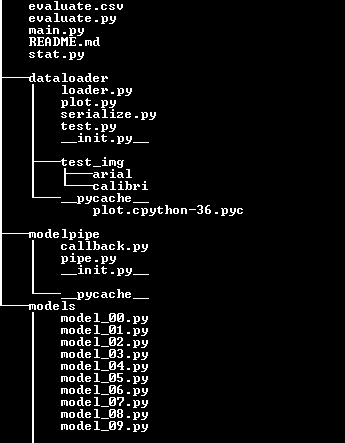
#> input picture NeuralNet/Alex/Structure.png, 345 x 443 px
$ python -i extractGlyphes.py   (imports and definitions only)   (older library calls are emulated)
#> lines starting #> are read from the running program, lines starting #| are printed output that depends on the picture; after the words box and inside, x2 and y2 are one past the last pixel; in counts of white or black regions, pixels touching at a corner belong together
import cv2
#import os.path
#import os

import numpy as np

import math

def extract_glyphs(image):
    # Save copy of original image
    originalImage = np.copy(image)
    # To graryscale and binarisize
    imgray = cv2.cvtColor(image,cv2.COLOR_BGR2GRAY)
    # Contour dtection works better with white letters on black background -> inverted
    #ret,binary = cv2.threshold(imgray,127,255,cv2.THRESH_BINARY_INV)
    binary = cv2.adaptiveThreshold(imgray, 255, cv2.ADAPTIVE_THRESH_MEAN_C, cv2.THRESH_BINARY_INV, 9, 1)

    # Determine typographical ground and middle line
    p_line, ground_line, middle_line, t_line = get_typographical_lines(binary)
    ''' DEBUG Typo lines
    img = np.copy(originalImage)
    cv2.line(img, (0,ground_line), (1000, ground_line), (255,0,0))
    cv2.line(img, (0,middle_line), (1000, middle_line), (0,255,0))
    cv2.line(img, (0,p_line), (1000, p_line), (0,0,255))
    cv2.line(img, (0,t_line), (1000, t_line), (255,0,255))
    cv2.imshow('test', img)
    cv2.waitKey(0)
    '''

    # Find contours
    im2, contours, hierarchy = cv2.findContours(binary, cv2.RETR_CCOMP, cv2.CHAIN_APPROX_SIMPLE)
    # filter out inner contours e.g. the inner circle of a o
    filt_contours = []
    for idx, contour in enumerate(contours):
        if hierarchy[0][idx][3] == -1:
            filt_contours.append(contours[idx])

    # combine the found contours to glyph contours if possible
    contours_glyphs = combine_contours_to_glyph_contours(filt_contours, ground_line, middle_line, t_line)

    ''' DEBUG
    for cont_list in contours_glyphs:
        img = np.copy(originalImage)
        for cont in cont_list:
            rect = cv2.boundingRect(cont)
            cv2.rectangle(img, (rect[0],rect[1]), (rect[0]+rect[2], rect[1]+rect[3]), (255,0,0))
        cv2.imshow('test', img)
        cv2.waitKey(0)
    '''

    ''' DEBUG
    debug_image = np.copy(originalImage)
    for cont_list in contours_glyphs:
        cont = np.vstack(cont_list)
        unified = cv2.convexHull(cont)
        rect = cv2.boundingRect(unified)
        cv2.drawContours(debug_image, cont_list, -1,(0,255,0), -1)
        cv2.rectangle(debug_image, (rect[0], rect[1]), (rect[0]+rect[2], rect[1]+rect[3]), (0,0,255))
    cv2.imshow('Debug', debug_image)
    cv2.waitKey(0)
    return
    '''

    # Padding around the cropping area which is the filtered by a mask
    crop_area_padding = 6

    glyphs = []
    glyph_centers = []
    gray = np.copy(originalImage)
    for cont_list in contours_glyphs:
        # Determine region of interest (ROI)
        cont = np.vstack(cont_list)
        unified = cv2.convexHull(cont)
        center = np.array(get_center_of_contour(unified))
        rect = cv2.boundingRect(unified)

        # Detemine size of crop of ROI
        crop_size = [rect[2]+crop_area_padding, rect[3]+crop_area_padding]

        # Determine start and endpoint for cropping
        # Check if the cropping area is outside of the image
        while True:
            offset = np.array([round(crop_size[0]/2), round(crop_size[1]/2)])
            crop_area_start = center - offset
            crop_area_end = crop_area_start + crop_size

            # if the cropping are is outside of the image
            # -> shrink the cropping area till it fits
            if crop_area_start[0] < 0 or crop_area_start[1] < 0 or crop_area_end[1] >= gray.shape[0] or crop_area_end[0] >= gray.shape[1]:
            #if crop_area_start[0] < 0 or crop_area_start[1] < 0 or  gray.shape[0] <= crop_area_end[1] or gray.shape[1] <= crop_area_end[0]:
                crop_size = [crop_size[0]-2, crop_size[1]-2]
            else:
                break

        # Create mask form the contour
        if crop_size[0] < 0 or crop_size[1] < 0:
            continue
        mask = np.zeros((crop_size[1], crop_size[0], 1), np.uint8)
        mask[:,:] = 0

        if mask.shape[0] == 0 or mask.shape[1] == 0:
            continue

        contour_list = [(cont - center + offset) for cont in cont_list]
        cv2.drawContours(mask, contour_list, -1,255 , -1)
        kernel = np.ones((3,3),np.uint8)
        # Make the mask bigger, so the whole glyph is later cropped
        mask = cv2.dilate(mask, kernel, iterations = 1)
        mask = np.array(mask, np.bool)

        # Create blank image for the glyph
        glyph = np.zeros((crop_size[1], crop_size[0]), np.uint8)
        glyph[:,:] = (255)

        # Crop out the glyph from the grayscale image, apply the mask and copy it to the new create image
        crop = imgray[ crop_area_start[1]:crop_area_end[1], crop_area_start[0]:crop_area_end[0] ]
        np.copyto(glyph, crop, where=mask)

        ''' DEBUG
        debug_image = np.copy(originalImage)
        cv2.rectangle(debug_image, (rect[0],rect[1]),(rect[0]+rect[2], rect[1]+rect[3]), (255,0,0))
        cv2.imshow('Debug',debug_image)
        cv2.imshow('glyph',glyph)
        cv2.waitKey(0)
        '''
        glyphs.append(glyph)

    return glyphs

def get_center_of_contour(contour):
    rect = cv2.boundingRect(contour)
    cx = round(rect[0] + rect[2]/2)
    cy = round(rect[1] + rect[3]/2)
    return cx, cy

# returns typographical lines
# it's about this
# https://de.wikipedia.org/wiki/Typografie#/media/File:Typografische_Begriffe.svg
def get_typographical_lines(binary_image):
    line_pixels = []
    for line in binary_image:
        line_pixels.append(sum(line))

    diffs = []
    for i in range(0, len(line_pixels)-1):
        diffs.append( line_pixels[i+1] - line_pixels[i] )
    # append 0 for last val
    diffs.append(0)

    max_val = max(diffs)
    # find smallest val bigger 0
    min_val = min(i for i in diffs if i > 0)
    threshold = (max_val - min_val) / 2 + min_val
    threshold_old = threshold
    threshold *= 1.5
    upper_found = False

    t_line, middle_line, ground_line, p_line = None, None, None, None

    # Determine T_Line
    for idx, val in enumerate(line_pixels):
        diff = diffs[idx]

        if t_line == None:
            if val > 0:
                t_line = idx

    # Determien P_Line
    for i in range(len(line_pixels)-1, 0, -1):
        if line_pixels[i] > 0:
            p_line = i + 1
            break

    # Determine the middel of the glyph
    middle = math.floor(t_line + (p_line - t_line) / 2)

    # Determine Ground_line by comparing the diff between two lines with a threshold
    for i in range(p_line-1, middle, -1):
        if diffs[i] <= -threshold_old:
            ground_line = i
            break

    # Determine the middle_line by finding the line wiht the most 'on' pixels
    # between the T_Line and the middle of the glyphs.
    middle_line = np.where(line_pixels[t_line:middle] == np.max(line_pixels[t_line:middle]))[0][0]
    middle_line = middle_line + t_line - 1

    # Validate the found middle_line and ground_line
    # If they dont seem valid we use the T_Line and P_Line inestead
    # e.g. if the text only contains lowercase characters which dont cross the middle_line
    if middle_line == None or middle_line > middle:
        middle_line = t_line
    if ground_line == None:
        ground_line = p_line

    return p_line, ground_line, middle_line, t_line

def combine_contours_to_glyph_contours(filt_contours, ground_line, middle_line, t_line):
    # try to compute the area threshold from the typographical lines
    contour_area_threshold = (ground_line - middle_line) / 6
    contour_area_threshold *= contour_area_threshold

    # try to calculate a threshold for the max distance between two contours whuch shall be combined
    # from the typo lines
    distance_threshold = ground_line - middle_line + middle_line - t_line
    #distance_threshold *= 2
    # seperate contours which are above or below the middle line
    contours_above = []
    contours_below = []
    for contour in filt_contours:
        center = ( get_center_of_contour(contour) )
        area = cv2.contourArea(contour)
        #x,y,w,h = cv2.boundingRect(contour)
        #area = w * h

        # if ABOVE middle_line
        if center[1] < middle_line:
            contours_above.append(contour)
        else:
            # if there a small contours below the middle line we skip them, they are
            # propabliy not that important
            if area < contour_area_threshold:
                continue
            # copy contours which are below the middle line into a list
            # so we can append the corresponding elemnts from above the middle_line
            # to these
            contours_below.append([contour])

    # we try to assign each contour above the middle line to a contour below the
    # middle line by comparing the distance between the center of both (and a threshold)
    for cont in contours_above:
        min_distance = 999.9
        best_index = -1

        center = ( get_center_of_contour(cont) )

        for i in range(0, len(contours_below)):
            center_below = ( get_center_of_contour(contours_below[i][0]) )
            # it works better when the x distance is more important than the y distnace
            cur_distance_x = (center_below[0]-center[0])**2
            cur_distance_x *= 2
            cur_distance_y = (center_below[0]-center[0])**2
            cur_distance = math.sqrt(cur_distance_x+cur_distance_y)

            if cur_distance < distance_threshold and cur_distance < min_distance:
                min_distance = cur_distance
                best_index = i

        # assign the above contour to the below contour wiht the smallest distance
        if best_index != -1:
            contours_below[best_index].append(cont)

    return contours_below

>>> import cv2
>>> picture = cv2.imread('../NeuralNet/Alex/Structure.png')
#> picture is the input picture: shape (443, 345, 3); values 0 (black) and 192 (white), 5.9% white in thin lines or dots, all inside (x1, y1, x2, y2) = (0, 0, 243, 443)
>>> result = extract_glyphs(picture)
#> in extract_glyphs, `binary = cv2.adaptiveThreshold(imgray, 255, cv2.ADAPTIVE_THRESH_MEAN_C..`:
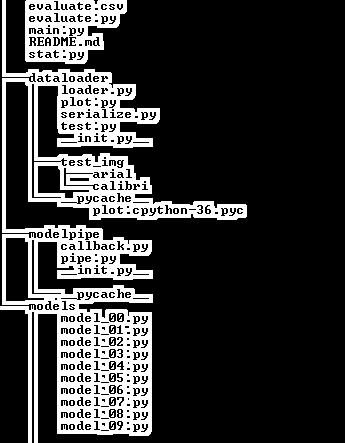
#> binary: shape (443, 345); 21.4% white; 76 white regions (74 under 20 px)
#> after the loop in get_typographical_lines, `for line in binary_image:`: line_pixels = 443 values, max 47685 at index 204, min 1020 at index 64, mean 18803.2
#> after the loop in get_typographical_lines, `for i in range(0, len(line_pixels)-1):`: diffs = 442 values, max 14790 at index 213, min -25500 at index 217, mean -53.65
#> in get_typographical_lines, `max_val = max(diffs)`: max_val = 14790
#> in get_typographical_lines, `min_val = min(i for i in diffs if i > 0)`: min_val = 255
#> in get_typographical_lines, `threshold = (max_val - min_val) / 2 + min_val`: threshold = 7522.5
#> in get_typographical_lines, `threshold *= 1.5`: threshold = 11283.8
#> the loop in get_typographical_lines, `for idx, val in enumerate(line_pixels):` made 443 passes
#> (val, diff, t_line) on pass 1: (25755, -255, 0)
#> (val, diff) on passes 2 to 7: (25500, 255), (25755, -255), (25500, -9690), (15810, 2040), (17850, -1530), (16320, 2550)
#> after the loop in get_typographical_lines, `for idx, val in enumerate(line_pixels):`: t_line = 0
#> the loop in get_typographical_lines, `for i in range(len(line_pixels)-1, 0, -1):` made 1 pass
#> (i, p_line) on pass 1: (442, 443)
#> in get_typographical_lines, `middle = math.floor(t_line + (p_line - t_line) / 2)`: middle = 221
#> in get_typographical_lines, `middle_line = np.where(line_pixels[t_line:middle] == np.max(line_pixel..`: middle_line = 204
#> in get_typographical_lines, `middle_line = middle_line + t_line - 1`: middle_line = 203
#> in extract_glyphs, `p_line, ground_line, middle_line, t_line = get_typographical_lines(bin..`: p_line = 443; ground_line = 433; middle_line = 203; t_line = 0
#> in extract_glyphs, `im2, contours, hierarchy = cv2.findContours(binary, cv2.RETR_CCOMP, cv..`: contours = 443 contours, 174 with area under 20; largest, box (x1, y1, x2, y2) and area: (0, 0, 247, 443) 35883, (25, 0, 127, 64) 4972, (5, 237, 45, 302) 1502, (37, 165, 90, 199) 778, (31, 83, 62, 199) 450
#> the loop in extract_glyphs, `for idx, contour in enumerate(contours):` made 443 passes
#> contour on passes 1 to 3: [[113, 425], [113, 426], [111, 428], [113, 428]], [[87, 425], [88, 425]], [[71, 425], [71, 428], [72, 428], [72, 425]]
#> after the loop in extract_glyphs, `for idx, contour in enumerate(contours):`: filt_contours = 76 contours, 74 with area under 20; largest, box (x1, y1, x2, y2) and area: (0, 0, 247, 443) 35883, (25, 0, 127, 64) 4972
#> in combine_contours_to_glyph_contours, `contour_area_threshold = (ground_line - middle_line) / 6`: contour_area_threshold = 38.33
#> in combine_contours_to_glyph_contours, `contour_area_threshold *= contour_area_threshold`: contour_area_threshold = 1469.4
#> in combine_contours_to_glyph_contours, `distance_threshold = ground_line - middle_line + middle_line - t_line`: distance_threshold = 433
#> the loop in combine_contours_to_glyph_contours, `for contour in filt_contours:` made 76 passes
#> area on passes 75 to 76: 4972, 35883
#> after the loop in combine_contours_to_glyph_contours, `for contour in filt_contours:`: contours_above = 18 contours, 17 with area under 20; largest, box (x1, y1, x2, y2) and area: (25, 0, 127, 64) 4972; contours_below = 1 item
#> the loop in combine_contours_to_glyph_contours, `for cont in contours_above:` made 18 passes
#> (cont, center) on passes 1 to 12: ([[127, 197], [128, 197]], (128, 198)), ([[71, 161], [72, 161]], (72, 162)), ([[71, 125], [72, 125]], (72, 126)), ([[127, 113], [128, 113]], (128, 114)), ([[71, 113], [72, 113]], (72, 114)), ([[79, 101], [79, 104], [80, 104], [80, 101]], (80, 103)), ([[95, 89], [96, 89]], (96, 90)), ([[71, 89], [71, 92], [72, 92], [72, 89]], (72, 91)), ([[95, 77], [96, 77]], (96, 78)), ([[71, 77], [71, 80], [72, 80], [72, 77]], (72, 79)), ([[47, 39], [47, 41], [48, 41], [48, 39]], (48, 40)), ([[56, 38], [56, 44], [57, 43], [57, 39]], (57, 42))
#> cont on pass 13: [[32, 38], [32, 40], [33, 40], [33, 38]]
#> the loop in extract_glyphs, `for cont_list in contours_glyphs:` made 1 pass
#> (rect, cx in get_center_of_contour, cy in get_center_of_contour, kernel) on pass 1: ((0, 0, 247, 443), 124, 222, [[1, 1, 1], [1, 1, 1], [1, 1, 1]])
#> pass 1, in extract_glyphs, `mask = cv2.dilate(mask, kernel, iterations = 1)`:
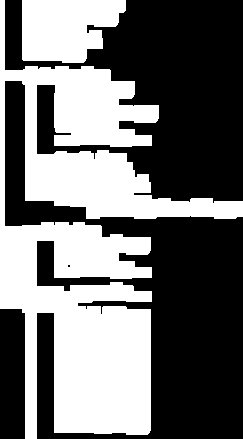
#> mask: shape (439, 243); 43.6% white; 2 white regions, box (x1, y1, x2, y2) and area: (0, 0, 243, 439) 41323, (22, 0, 126, 63) 5228
#> pass 1, in extract_glyphs, `crop = imgray[ crop_area_start[1]:crop_area_end[1], crop_area_start[0]..`:
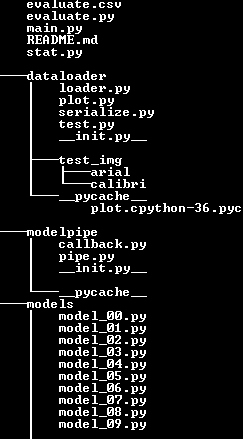
#> crop: shape (439, 243); values 0 (black) and 192 (white), 7.9% white in thin lines or dots
#> after the loop in extract_glyphs, `for cont_list in contours_glyphs:`:
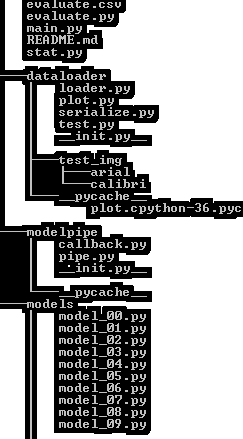
#> glyph: shape (439, 243); min 0, max 255, mean 158.9
#> result = 1 item
